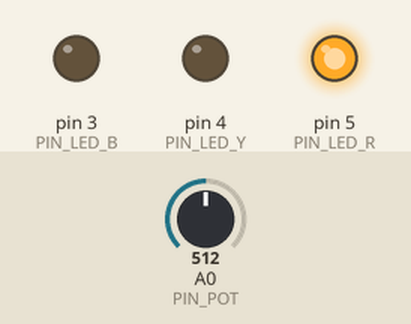
Simulated run of this sketch. Board: Arduino Uno, built with avr-gcc and run on an emulated ATmega328P. On the bench: output pins drawn as LEDs (lit = HIGH). The test bench sets the inputs (shaded band); at power-on: A0 (PIN_POT) = 512.

Above: at 9.0 s.
9.1 s: A0 (PIN_POT) set to 122
At 13.6 s:
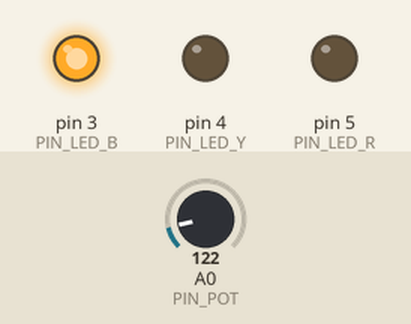
17.3 s: A0 (PIN_POT) set to 40
At 17.38 s:
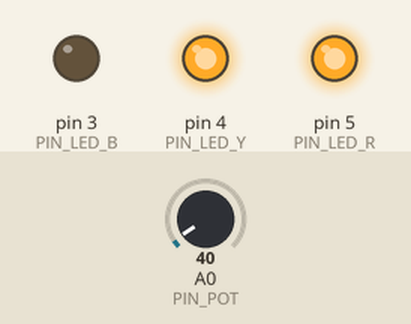
Timing chart, 0 to 31.5 s (numbered marks = the images above; inputs shaded):
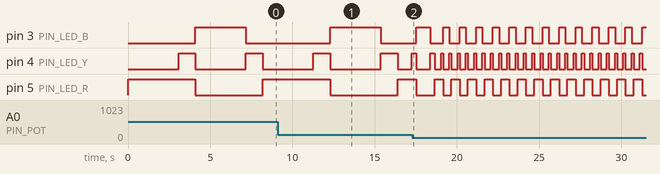

The sketch:

Lab1_oppg1-2.ino
```cpp
const int PIN_LED_B = 3;
const int PIN_LED_Y = 4;
const int PIN_LED_R = 5;

const int PIN_POT = A0;
const int minDelay = 50;
const int maxDelay = 2000;

void ToggleLEDs(bool b, bool y, bool r) {
  digitalWrite(PIN_LED_B, b);
  digitalWrite(PIN_LED_Y, y);
  digitalWrite(PIN_LED_R, r);
}

void setup() {
  Serial.begin(9600);

  pinMode(PIN_LED_B, OUTPUT);
  pinMode(PIN_LED_Y, OUTPUT);
  pinMode(PIN_LED_R, OUTPUT);

  pinMode(PIN_POT, INPUT);
}

void loop() {
  int potVal = analogRead(PIN_POT);
  int blinkDelay = map(potVal, 0, 1023, minDelay, maxDelay);

  ToggleLEDs(0, 0, 1);
  delay(3 * blinkDelay);

  ToggleLEDs(0, 1, 1);
  delay(blinkDelay);

  ToggleLEDs(1, 0, 0);
  delay(3 * blinkDelay);

  ToggleLEDs(0, 1, 0);
  delay(blinkDelay);
}
```

Measured:
- by itself, pin 5 (PIN_LED_R): repeats every 1.0 s: HIGH 0.50 s, LOW 0.50 s
